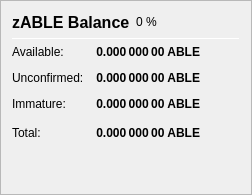
                   <widget class="QFrame" name="frame_ZerocoinBalances">
                    <property name="frameShape">
                     <enum>QFrame::StyledPanel</enum>
                    </property>
                    <property name="frameShadow">
                     <enum>QFrame::Raised</enum>
                    </property>
                    <layout class="QVBoxLayout" name="verticalLayout_7">
                     <item>
                      <layout class="QHBoxLayout" name="horizontalLayout_8" stretch="0,0,0">
                       <item>
                        <widget class="QLabel" name="label_5z_3">
                         <property name="minimumSize">
                          <size>
                           <width>0</width>
                           <height>20</height>
                          </size>
                         </property>
                         <property name="font">
                          <font>
                           <pointsize>12</pointsize>
                           <weight>75</weight>
                           <bold>true</bold>
                          </font>
                         </property>
                         <property name="text">
                          <string>zABLE Balance</string>
                         </property>
                        </widget>
                       </item>
                       <item>
                        <widget class="QLabel" name="labelzABLEPercent">
                         <property name="text">
                          <string notr="true">0 %</string>
                         </property>
                        </widget>
                       </item>
                       <item>
                        <spacer name="horizontalSpacer_11">
                         <property name="orientation">
                          <enum>Qt::Horizontal</enum>
                         </property>
                         <property name="sizeHint" stdset="0">
                          <size>
                           <width>40</width>
                           <height>20</height>
                          </size>
                         </property>
                        </spacer>
                       </item>
                      </layout>
                     </item>
                     <item>
                      <widget class="Line" name="line_ZerocoinBalance">
                       <property name="minimumSize">
                        <size>
                         <width>0</width>
                         <height>1</height>
                        </size>
                       </property>
                       <property name="maximumSize">
                        <size>
                         <width>16777215</width>
                         <height>1</height>
                        </size>
                       </property>
                       <property name="orientation">
                        <enum>Qt::Horizontal</enum>
                       </property>
                      </widget>
                     </item>
                     <item>
                      <layout class="QGridLayout" name="gridLayout_5">
                       <property name="spacing">
                        <number>12</number>
                       </property>
                       <item row="1" column="0">
                        <widget class="QLabel" name="labelzBalanceMatureText">
                         <property name="toolTip">
                          <string>Mature: more than 20 confirmation and more than 1 mint of the same denomination after it was minted.
These zABLE are spendable.</string>
                         </property>
                         <property name="text">
                          <string>Available:</string>
                         </property>
                        </widget>
                       </item>
                       <item row="1" column="1">
                        <widget class="QLabel" name="labelzBalanceMature">
                         <property name="font">
                          <font>
                           <weight>75</weight>
                           <bold>true</bold>
                          </font>
                         </property>
                         <property name="toolTip">
                          <string>Mature: more than 20 confirmation and more than 1 mint of the same denomination after it was minted.
These zABLE are spendable.</string>
                         </property>
                         <property name="text">
                          <string notr="true">0.000 000 00 ABLE</string>
                         </property>
                         <property name="alignment">
                          <set>Qt::AlignRight|Qt::AlignTrailing|Qt::AlignVCenter</set>
                         </property>
                        </widget>
                       </item>
                       <item row="2" column="0">
                        <widget class="QLabel" name="labelzBalanceUnconfirmedText">
                         <property name="toolTip">
                          <string>Unconfirmed: less than 20 confirmations
Immature: confirmed, but less than 1 mint of the same denomination after it was minted</string>
                         </property>
                         <property name="text">
                          <string>Unconfirmed:</string>
                         </property>
                        </widget>
                       </item>
                       <item row="2" column="1">
                        <widget class="QLabel" name="labelzBalanceUnconfirmed">
                         <property name="font">
                          <font>
                           <weight>75</weight>
                           <bold>true</bold>
                          </font>
                         </property>
                         <property name="toolTip">
                          <string>Unconfirmed: less than 20 confirmations
Immature: confirmed, but less than 1 mint of the same denomination after it was minted</string>
                         </property>
                         <property name="text">
                          <string notr="true">0.000 000 00 ABLE</string>
                         </property>
                         <property name="alignment">
                          <set>Qt::AlignRight|Qt::AlignTrailing|Qt::AlignVCenter</set>
                         </property>
                        </widget>
                       </item>
                       <item row="3" column="0">
                        <widget class="QLabel" name="labelzBalanceImmatureText">
                         <property name="toolTip">
                          <string>Unconfirmed: less than 20 confirmations
Immature: confirmed, but less than 1 mint of the same denomination after it was minted</string>
                         </property>
                         <property name="text">
                          <string>Immature:</string>
                         </property>
                        </widget>
                       </item>
                       <item row="3" column="1">
                        <widget class="QLabel" name="labelzBalanceImmature">
                         <property name="font">
                          <font>
                           <weight>75</weight>
                           <bold>true</bold>
                          </font>
                         </property>
                         <property name="toolTip">
                          <string>Unconfirmed: less than 20 confirmations
Immature: confirmed, but less than 1 mint of the same denomination after it was minted</string>
                         </property>
                         <property name="text">
                          <string notr="true">0.000 000 00 ABLE</string>
                         </property>
                         <property name="alignment">
                          <set>Qt::AlignRight|Qt::AlignTrailing|Qt::AlignVCenter</set>
                         </property>
                        </widget>
                       </item>
                       <item row="4" column="0">
                        <widget class="QLabel" name="labelzBalanceText">
                         <property name="toolTip">
                          <string>Your current zABLE balance, unconfirmed and immature zABLE included.</string>
                         </property>
                         <property name="text">
                          <string>Total:</string>
                         </property>
                        </widget>
                       </item>
                       <item row="4" column="1">
                        <widget class="QLabel" name="labelzBalance">
                         <property name="font">
                          <font>
                           <weight>75</weight>
                           <bold>true</bold>
                          </font>
                         </property>
                         <property name="cursor">
                          <cursorShape>IBeamCursor</cursorShape>
                         </property>
                         <property name="toolTip">
                          <string>Your current zABLE balance, unconfirmed and immature zABLE included.</string>
                         </property>
                         <property name="text">
                          <string notr="true">0.000 000 00 ABLE</string>
                         </property>
                         <property name="alignment">
                          <set>Qt::AlignRight|Qt::AlignTrailing|Qt::AlignVCenter</set>
                         </property>
                         <property name="textInteractionFlags">
                          <set>Qt::LinksAccessibleByMouse|Qt::TextSelectableByKeyboard|Qt::TextSelectableByMouse</set>
                         </property>
                        </widget>
                       </item>
                       <item row="4" column="2">
                        <spacer name="horizontalSpacer_4">
                         <property name="orientation">
                          <enum>Qt::Horizontal</enum>
                         </property>
                         <property name="sizeHint" stdset="0">
                          <size>
                           <width>40</width>
                           <height>20</height>
                          </size>
                         </property>
                        </spacer>
                       </item>
                      </layout>
                     </item>
                     <item>
                      <spacer name="verticalSpacer_4">
                       <property name="orientation">
                        <enum>Qt::Vertical</enum>
                       </property>
                       <property name="sizeHint" stdset="0">
                        <size>
                         <width>20</width>
                         <height>40</height>
                        </size>
                       </property>
                      </spacer>
                     </item>
                    </layout>
                   </widget>
